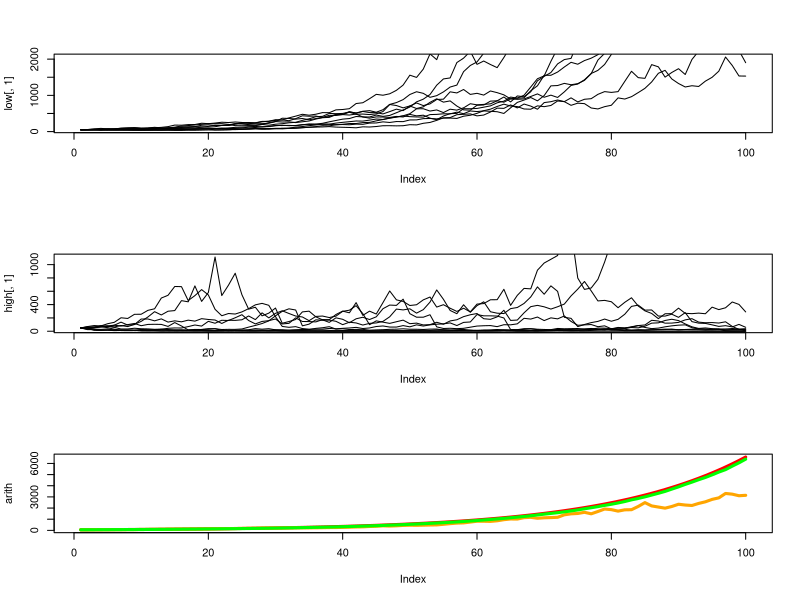

The R source for this figure:
###########################################################################
##                Stochastic Population Model                            ##
###########################################################################
##                       Variables                                       ##
###########################################################################
pop<-1000    ### populations
iter<-100     ### number of time steps
N0<-50        ### initial population size
lmean<-1.05   ### mean of lamda
lowsd<-.1       ### SD of lamda low
highsd <- .3     ### SD of lambda high
###########################################################################
high <- data.frame(matrix(ncol=pop, nrow=iter))  
high[1,] <- N0 
lamda<-matrix(data=rnorm(n=pop*iter, mean=lmean,sd=highsd),nrow=iter,ncol=pop)
for(i in 1:(iter-1)){
  high[(i+1),]<-high[i,]*lamda[i,]
  
  ###################################
  ##            clock              ##
  ###################################
  total <- (iter-1)
  pb <- txtProgressBar(min = 0, max = total, style = 3)
  Sys.sleep(0.001)
  setTxtProgressBar(pb, i)
  ###################################
}

low <- data.frame(matrix(ncol=pop, nrow=iter))  
low[1,] <- N0 
lamda<-matrix(data=rnorm(n=pop*iter, mean=lmean,sd=lowsd),nrow=iter,ncol=pop)
for(i in 1:(iter-1)){
  low[(i+1),]<-low[i,]*lamda[i,]
  
  ###################################
  ##            clock              ##
  ###################################
  total <- (iter-1)
  pb <- txtProgressBar(min = 0, max = total, style = 3)
  Sys.sleep(0.001)
  setTxtProgressBar(pb, i)
  ###################################
}


low$mean <- rowMeans(low)
high$mean <- rowMeans(high)

#generate the arith mean
lambda <- rep(1.05,100)
time <- seq(1,100,by=1)
arith <- N0*(lambda^time)

par(mfcol=c(3,1))

#plot low 
plot(low[,1] ,  type="l")
for(i in 2:10){
  lines(low[,i], type="l")
}

#plot high 
plot(high[,1],type="l")
for(i in 2:10){
  lines(high[,i], type="l")
}

# plot means
plot(arith, col="red", type="l", lwd=3)
lines(high$mean,  col="orange",lwd=3)
lines(low$mean,  col="green", lwd=3)

print(paste0(sum(apply(as.data.frame(high<1),2,sum)>0),' high SD populations have crashed'))
print(paste0(sum(apply(as.data.frame(low <1),2,sum)>0),' low SD populations have crashed'))
